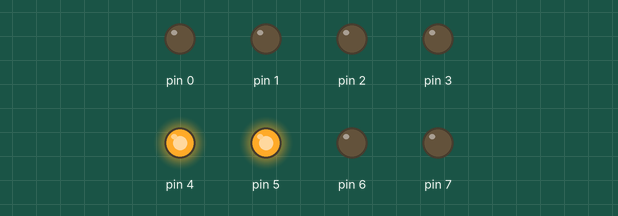
Simulated run of this sketch. Board: Arduino Uno, built with avr-gcc and run on an emulated ATmega328P. Parts: output pins drawn as LEDs (lit = HIGH).

Above: at 0.1 s.
Timing chart, 0 to 1.6 s (numbered marks = the images above):
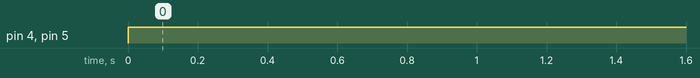

Measured:
- by itself, pin 4, pin 5: LOW → HIGH at 0.00 s

The sketch:

sketch_apr05a.ino
```cpp
void setup()
{
  DDRD = 255; //Se declara todo el puerto como salida
}
void loop()
{
  //Al puerto "D" le asignamos los valores obtenidos haciendo una pausa de 1segundo entre cada numero
  PORTD = '0110000';       //0
  delay(1000);

}
```
